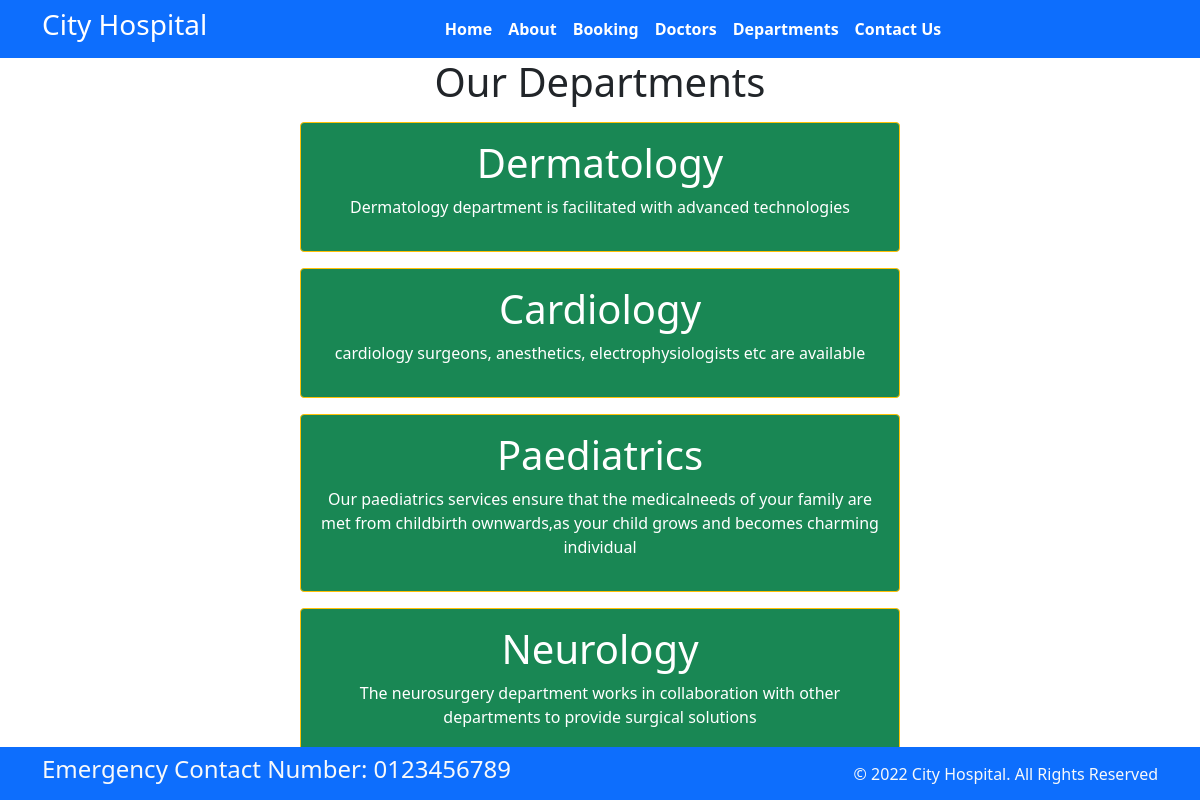
Screenshot of /department with the database file from the repository.
### home/models.py (models this page shows, shortened)
class Department(models.Model):
    dep_name = models.CharField(max_length=100)
    dep_description = models.TextField()

### home/views.py (the view)
# urls.py: path('department',views.department,name='department'),
def department(request):
    dict_dept = {
        'dept': Department.objects.all()
    }
    return render(request,'department.html', dict_dept)

### templates/department.html (shortened to what this page needs)
{% extends 'base.html' %}
{% block content %}<h1 class="text-center">Our Departments</h1>
{% for d in dept %}
    <div class="mx-auto w-50 bg-success text-center text-white p-3 my-3 border border-warning rounded">
<h1>{{ d.dep_name }}</h1>
<p>{{ d.dep_description }}</p>
</div>
{% endfor %}
{% endblock %}

### templates/base.html (shortened to what this page needs)
{% load static %}
<!DOCTYPE html>
<html>
  <head>
    <link rel="stylesheet"
      href=" https://cdn.jsdelivr.net/npm/bootstrap@5.1.3/dist/css/bootstrap.min.css ">
    <link rel="stylesheet"
      href="https://use.fontawesome.com/releases/v5.2.0/css/all.css">
  <link rel="stylesheet" href="{% static '/css/style.css'%}">
  </head>
  <body>
    <nav class="navbar bg-primary navbar-expand-md ">
      <div class="container">
        <div class="col-2 text-left pl-md-0">
          <h3 class="text-white"> City Hospital </h3>
        </div>
        <div
          class="collapse navbar-collapse justify-content-center col-md-8 navbar-collapse-3">
          <ul class="navbar-nav justify-content-center  fw-bold">
            <li class="nav-item active">
              <a class="nav-link text-white" href="{% url 'home' %}">Home </a>
            </li>
            <li class="nav-item">
              <a class="nav-link text-white" href="{% url 'about' %}">About</a>
            </li>
            <li class="nav-item">
              <a class="nav-link text-white" href="{% url 'booking' %}">Booking</a>
            </li>
            <li class="nav-item">
              <a class="nav-link text-white" href="{% url 'doctors' %}">Doctors</a>
            </li>
			 <li class="nav-item">
              <a class="nav-link text-white" href="{% url 'department' %}">Departments</a>
            </li>
            <li class="nav-item">
              <a class="nav-link text-white" href="{% url 'contact'  %}">Contact Us</a>
            </li>
          </ul>
        </div>
      </div>
    </nav>
    {% block content %}{% endblock %}
    <section class="fixed-bottom">
      <footer class="pt-2 pb-2  bg-primary text-light">
        <div class="container">
          <div class="row align-items-center">
            <div class="col-12 col-md-8">
              <h4>Emergency Contact Number: 0123456789</h4>
            </div>
            <div class="col-12 col-md-4 mt-4 mt-md-0 text-center text-md-end">
              © 2022 City Hospital. All Rights Reserved
            </div>
          </div>
        </div>
      </footer>
    </section>
  </body>

### rows the page displays
Department: dep_name "Dermatology", dep_description "Dermatology department is facilitated with advanced technologies"
Department: dep_name "Cardiology", dep_description "cardiology surgeons, anesthetics, electrophysiologists etc are available"
Department: dep_name "Paediatrics", dep_description "Our paediatrics services ensure that the medicalneeds of your family are met from childbirth ownwards,as your child grows and becomes charming individual"
Department: dep_name "Neurology", dep_description "The neurosurgery department works in collaboration with other departments to provide surgical solutions"
